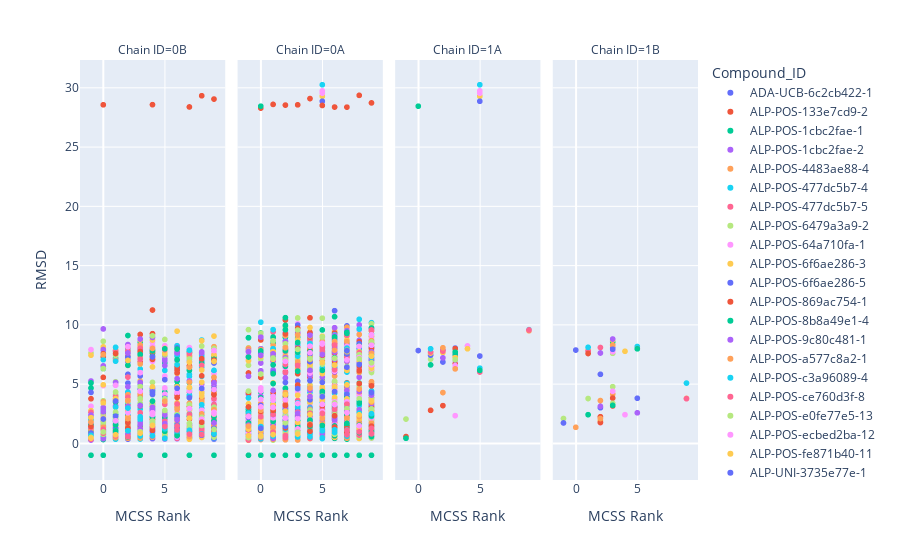

Source (notebook cell):
### Code cell
ex.scatter(df, x="MCSS Rank", y="RMSD", color="Compound_ID", hover_data=["Crystal ID", "Reference SDF"], facet_col="Chain ID")
